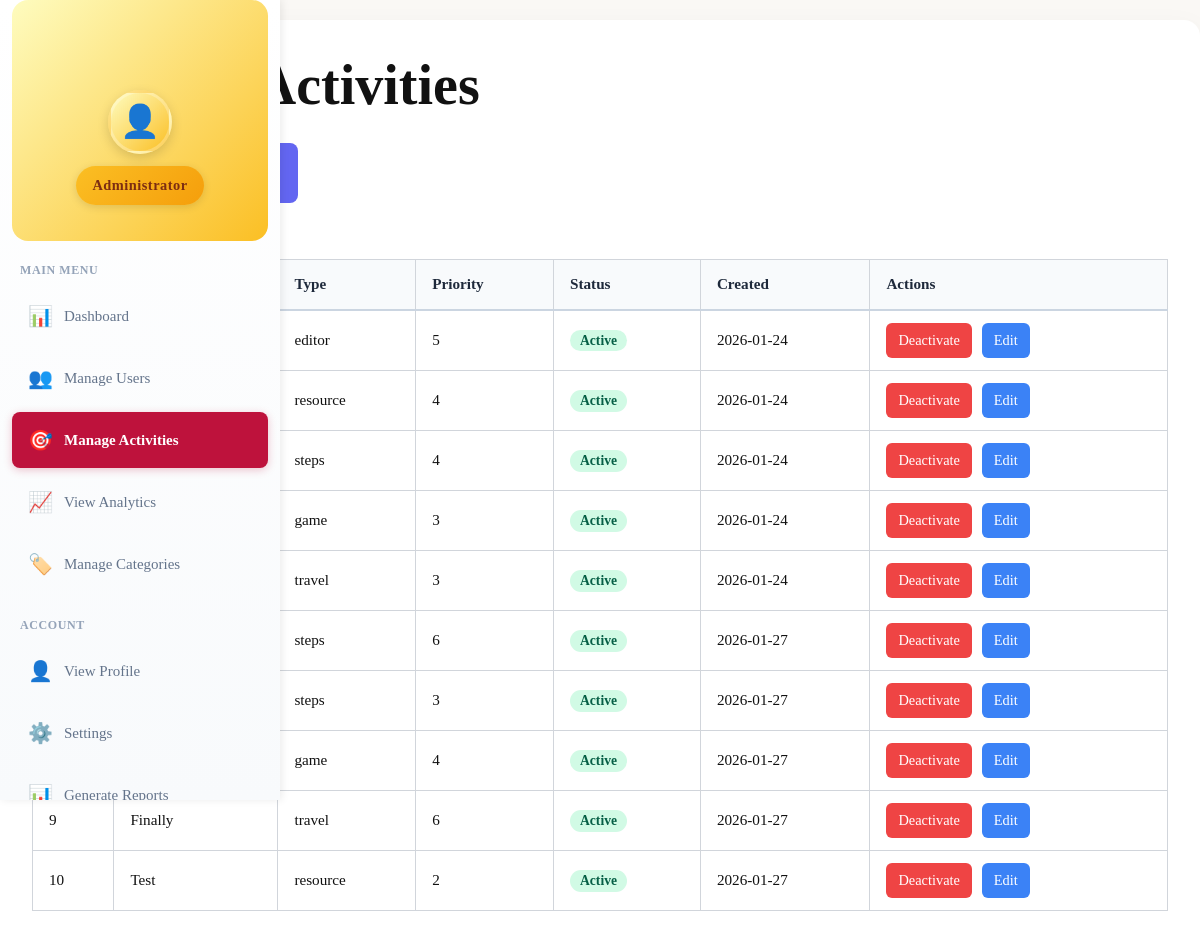
Screenshot of /admin/manage_activity (signed in) with the database file from the repository.
### tables this page shows
CREATE TABLE activities (
    id INTEGER PRIMARY KEY AUTOINCREMENT,
    name TEXT NOT NULL,
    execution_type TEXT NOT NULL,
    description TEXT,
    is_active INTEGER DEFAULT 1,
    priority INTEGER DEFAULT 0,
    created_at DATETIME DEFAULT CURRENT_TIMESTAMP
);

### routes/admin.py (the view, shortened to what this page needs)
@admin_bp.route("/manage_activity", methods=["GET", "POST", "PUT", "PATCH"])
@login_required
def manage_activity():
    conn = get_db()
    cur = conn.cursor()
    try:
        if request.method == "GET":
            cur.execute("""
                SELECT id, name, execution_type, is_active, priority, created_at
                FROM activities

            """)
            activities_list = [dict(row) for row in cur.fetchall()]
            return render_template("admin/manage_activities.html", activities=activities_list)
    except sqlite3.Error as e:
        conn.rollback()
        return jsonify({"error": f"Database error: {str(e)}"}), 500
    finally:
        conn.close()

### app.py (called while the page is built)
@login_manager.user_loader
def load_user(user_id):
    user_id = int(user_id)  # safety
    if user_id == 0:
        return User(id=0, username="admin", first_name="Admin")
    conn = sqlite3.connect("models/mood.db")
    cursor = conn.cursor()
    cursor.execute(
        "SELECT id, username, first_name, profile_picture FROM users WHERE id = ?",
        (user_id,),
    )
    row = cursor.fetchone()
    if not row:
        cursor.execute(
            "SELECT id, username, NULL as first_name, NULL as profile_picture FROM admins WHERE id = ?",
            (user_id,),
        )
        row = cursor.fetchone()
    conn.close()
    if row:
        return User(
            id=row[0],  # id
            username=row[1],  # username
            first_name=row[2],  # first_name (can be None for admins)
            profile_picture=row[3],  # profile_picture (can be None)
        )
    return None

### routes/admin.py (called while the page is built)
def get_db():
    conn = sqlite3.connect(DB_PATH)
    conn.row_factory = sqlite3.Row
    return conn

### templates/admin/manage_activities.html (shortened to what this page needs)
{% extends "admin_base.html" %}
{% block sidebar_class %}static-expanded{% endblock %}
{% block admin_content %}
<div class="admin-container" style="max-width: 1200px; margin: 20px auto; padding: 2rem;">
    <h1 style="margin-bottom: 1.5rem;">Manage Activities</h1>
    <button id="showCreateForm" class="btn-create">+ Create New Activity</button>
    <table class="activity-table" id="activitiesTable">
        <thead>
            <tr>
                <th>ID</th>
                <th>Name</th>
                <th>Type</th>
                <th>Priority</th>
                <th>Status</th>
                <th>Created</th>
                <th>Actions</th>
            </tr>
        </thead>
        <tbody>
        {% for act in activities %}
        <tr>
            <td>{{ act.id }}</td>
            <td>{{ act.name }}</td>
            <td>{{ act.execution_type }}</td>
            <td>{{ act.priority }}</td>
            <td>
                <span class="badge {{ 'badge-active' if act.is_active else 'badge-inactive' }}">
                    {{ 'Active' if act.is_active else 'Inactive' }}
                </span>
            </td>
            <td>{{ act.created_at[:10] }}</td>
            <td>
                <button class="action-btn toggle-btn {{ 'btn-toggle-off' if act.is_active else 'btn-toggle-on' }}"
                        data-id="{{ act.id }}"
                        data-active="{{ '0' if act.is_active else '1' }}">
                    {{ 'Deactivate' if act.is_active else 'Activate' }}
                </button>
                <button class="action-btn btn-edit">Edit</button>
            </td>
        </tr>
        {% endfor %}
        </tbody>
    </table>
</div>
{% endblock %}

### static/css/styles.css (style rules this page uses)
:root { --background: #faf8f5; --surface: #ffffff; --surface-elevated: #ffffff; --primary: #e63946; --primary-light: #111111; --primary-dark: #4338ca; --accent: #0ea5e9; --accent-light: #38bdf8; --text: #111111; --text-secondary: #555555; --text-tertiary: #201e1e; --border: #e5e7eb; --border-light: #f3f4f6; --custome: linear-gradient(120deg, #e0c3fc 0%, #8ec5fc 50%, #e0f2f1 100%); --mood-creative: #ec4899; --mood-creative-light: #fdf2f8; --mood-intellectual: #8b5cf6; --mood-intellectual-light: #f5f3ff; --mood-gaming: #f59e0b; --mood-gaming-light: #fffbeb; --mood-adventure: #10b981; --mood-adventure-light: #ecfdf5; --mood-travel: #0ea5e9; --mood-travel-light: #f0f9ff; --mood-lifestyle: #f97316; --mood-lifestyle-light: #fff7ed; --mood-social: #ef4444; --mood-social-light: #fef2f2; --shadow-xs: 0 1px 2px rgba(0, 0, 0, 0.05); --shadow-sm: 0 1px 3px rgba(0, 0, 0, 0.1), 0 1px 2px rgba(0, 0, 0, 0.06); --shadow-md: 0 4px 6px -1px rgba(0, 0, 0, 0.1), 0 2px 4px -1px rgba(0, 0, 0, 0.06); --shadow-lg: 0 10px 15px -3px rgba(0, 0, 0, 0.1), 0 4px 6px -2px rgba(0, 0, 0, 0.05); --shadow-xl: 0 20px 25px -5px rgba(0, 0, 0, 0.1), 0 10px 10px -5px rgba(0, 0, 0, 0.04); --shadow-2xl: 0 25px 50px -12px rgba(0, 0, 0, 0.25); --space-1: 4px; --space-2: 8px; --space-3: 12px; --space-4: 16px; --space-5: 20px; --space-6: 24px; --space-8: 32px; --space-10: 40px; --space-12: 48px; --space-16: 64px; --space-20: 80px; --space-24: 96px; --font-sans: cursive; --font-weight-normal: 400; --font-weight-medium: 500; --font-weight-semibold: 600; --font-weight-bold: 700; --radius-sm: 6px; --radius-md: 8px; --radius-lg: 12px; --radius-xl: 16px; --radius-2xl: 24px; --radius-full: 9999px; --transition-fast: 150ms ease; --transition-base: 200ms ease; --transition-slow: 300ms ease; }
*, *::before, *::after { box-sizing: border-box; margin: 0; padding: 0; }
html { scroll-behavior: smooth; -webkit-font-smoothing: antialiased; -moz-osx-font-smoothing: grayscale; }
body { font-family: var(--font-sans); font-size: 25px; line-height: 1.6; color: var(--text); background-color: var(--background); min-height: 100vh; display: flex; flex-direction: column; }
button { font-family: inherit; cursor: pointer; border: none; background: none; }
h1, h2, h3, h4, h5, h6 { font-weight: var(--font-weight-bold); line-height: 1.2; color: var(--text); }
h1 { font-size: clamp(2rem, 5vw, 3.5rem); }
.btn, .btn-primary, .btn-secondary, .btn-text, .btn-sm, .btn-lg, button, a.btn, input[type="button"], input[type="submit"], input[type="reset"] { outline: none !important; border: none !important; }

### static/css/admin.css (style rules this page uses)
:root { --admin-primary: #be123c; --admin-primary-light: #fb7185; --admin-primary-dark: #881337; --admin-secondary: #78350f; --admin-secondary-light: #d97706; --admin-bg: #f8fafc; --admin-surface: #ffffff; --admin-border: #e2e8f0; --admin-text: #1e293b; --admin-text-secondary: #64748b; --admin-text-muted: #94a3b8; --admin-accent: #7c3aed; --admin-success: #10b981; --admin-warning: #f59e0b; --admin-danger: #ef4444; --admin-info: #0ea5e9; --sidebar-width-expanded: 280px; --sidebar-width-collapsed: 80px; --navbar-height: 72px; --transition-speed: 0.3s; }
body { margin: 0 !important; padding: 0 !important; overflow-x: hidden; }
.admin-container { padding: 2rem; max-width: calc(100% - var(--sidebar-width-collapsed) - 40px); margin: 20px 20px 20px calc(var(--sidebar-width-collapsed) + 20px); background: #ffffff; border-radius: 16px; box-shadow: 0 10px 30px rgba(0, 0, 0, 0.05); transition: margin-left var(--transition-speed) ease; }
h1 { font-weight: 700; color: #2d3436; margin-bottom: 1.5rem; font-size: 1.8rem; border-left: 5px solid #fa709a; padding-left: 15px; }
.badge { padding: 6px 12px; border-radius: 50px; font-weight: 600; font-size: 0.8rem; }

### templates/base.html (style rules this page uses)
.btn, .btn-primary, .btn-secondary, button, a.btn { outline: none !important; border: none !important; }

### templates/admin/admin_base.html (style rules this page uses)
body { margin: 0 !important; padding: 0 !important; }

### rows the page displays
activities: execution_type "editor", priority "5", is_active "Active", created_at "2026-01-24", is_active "Deactivate"
activities: execution_type "resource", priority "4", is_active "Active", created_at "2026-01-24", is_active "Deactivate"
activities: execution_type "steps", priority "4", is_active "Active", created_at "2026-01-24", is_active "Deactivate"
activities: id "4", execution_type "game", priority "3", is_active "Active", created_at "2026-01-24", is_active "Deactivate"
activities: name "Travel", execution_type "travel", priority "3", is_active "Active", created_at "2026-01-24", is_active "Deactivate"
activities: execution_type "steps", priority "6", is_active "Active", created_at "2026-01-27", is_active "Deactivate"
activities: execution_type "steps", priority "3", is_active "Active", created_at "2026-01-27", is_active "Deactivate"
activities: execution_type "game", priority "4", is_active "Active", created_at "2026-01-27", is_active "Deactivate"
activities: id "9", name "Finally", execution_type "travel", priority "6", is_active "Active", created_at "2026-01-27", is_active "Deactivate"
activities: id "10", name "Test", execution_type "resource", priority "2", is_active "Active", created_at "2026-01-27", is_active "Deactivate"
